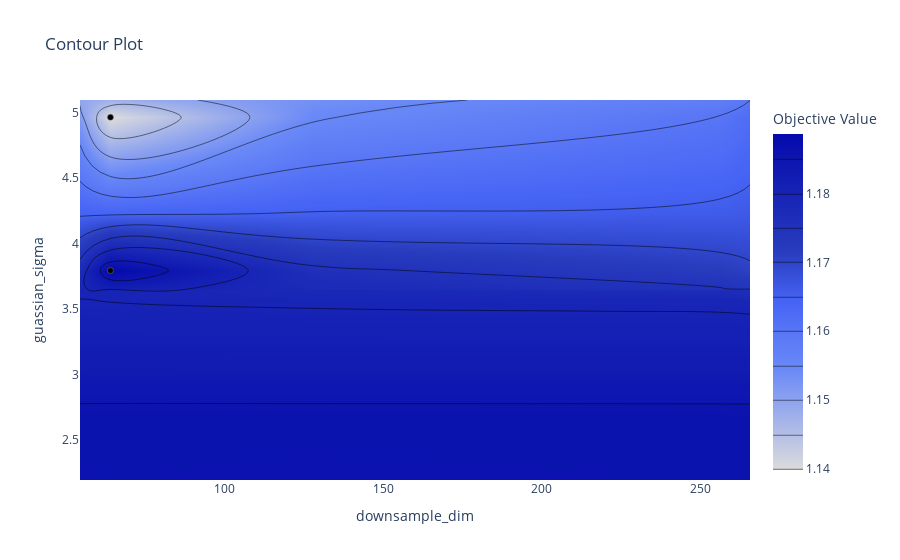

Notebook source saved alongside this figure:
### Code cell
fig = optuna.visualization.plot_contour(peanut, params = ['downsample_dim', 'guassian_sigma'])
fig.show()

### Figure 1 — Plotly figure (JSON) as saved in the notebook; plotly's stock layout.template omitted (floating-point values rounded to 4 significant figures; data arrays with more than 128 entries replaced by an {"elided": "..."} marker saying what was removed)
{"data": [{"colorbar": {"title": {"text": "Objective Value"}}, "colorscale": [[0, "rgb(5,10,172)"], [0.35, "rgb(40,60,190)"], [0.5, "rgb(70,100,245)"], [0.6, "rgb(90,120,245)"], [0.7, "rgb(106,137,247)"], [1, "rgb(220,220,220)"]], "connectgaps": true, "contours": {"coloring": "heatmap"}, "hoverinfo": "none", "line": {"smoothing": 1.3}, "reversescale": true, "type": "contour", "x": [54.4, 64, 128, 256, 265.6], "y": [2.193, 2.325, 2.439, 2.591, 2.706, 2.745, 2.765, 2.783, 2.801, 2.849, 2.942, 2.966, 2.991, 3.011, 3.174, 3.232, 3.237, 3.396, 3.483, 3.574, 3.589, 3.648, 3.655, 3.794, 4.226, 4.964, 5.096], "z": {"elided": "27x5 float values"}}, {"marker": {"color": "black", "line": {"color": "Grey", "width": 0.5}}, "mode": "markers", "showlegend": false, "type": "scatter", "x": [64, 64], "y": [3.794, 4.964]}], "layout": {"title": {"text": "Contour Plot"}, "xaxis": {"range": [54.4, 265.6], "title": {"text": "downsample_dim"}}, "yaxis": {"range": [2.193, 5.096], "title": {"text": "guassian_sigma"}}}}
